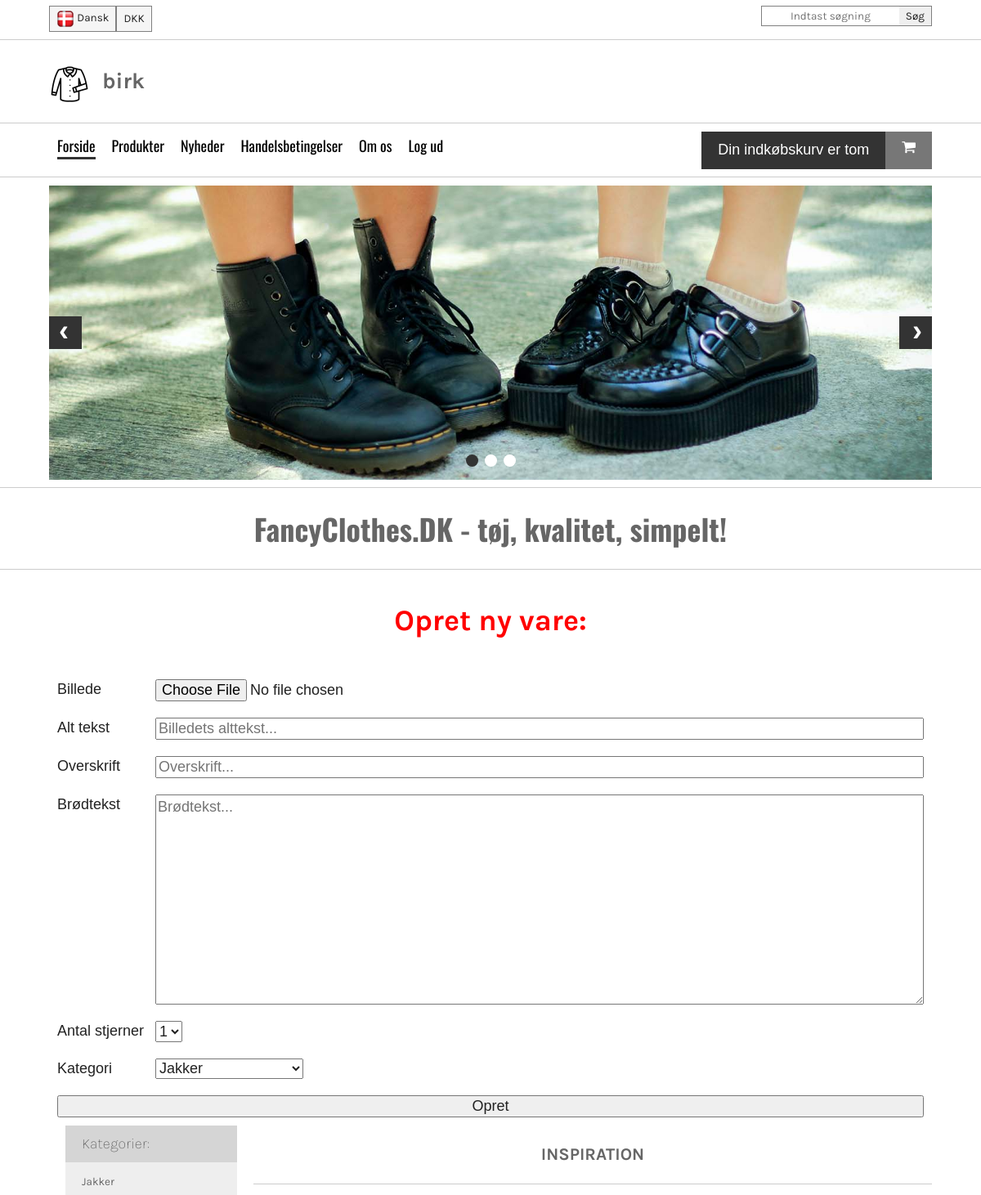
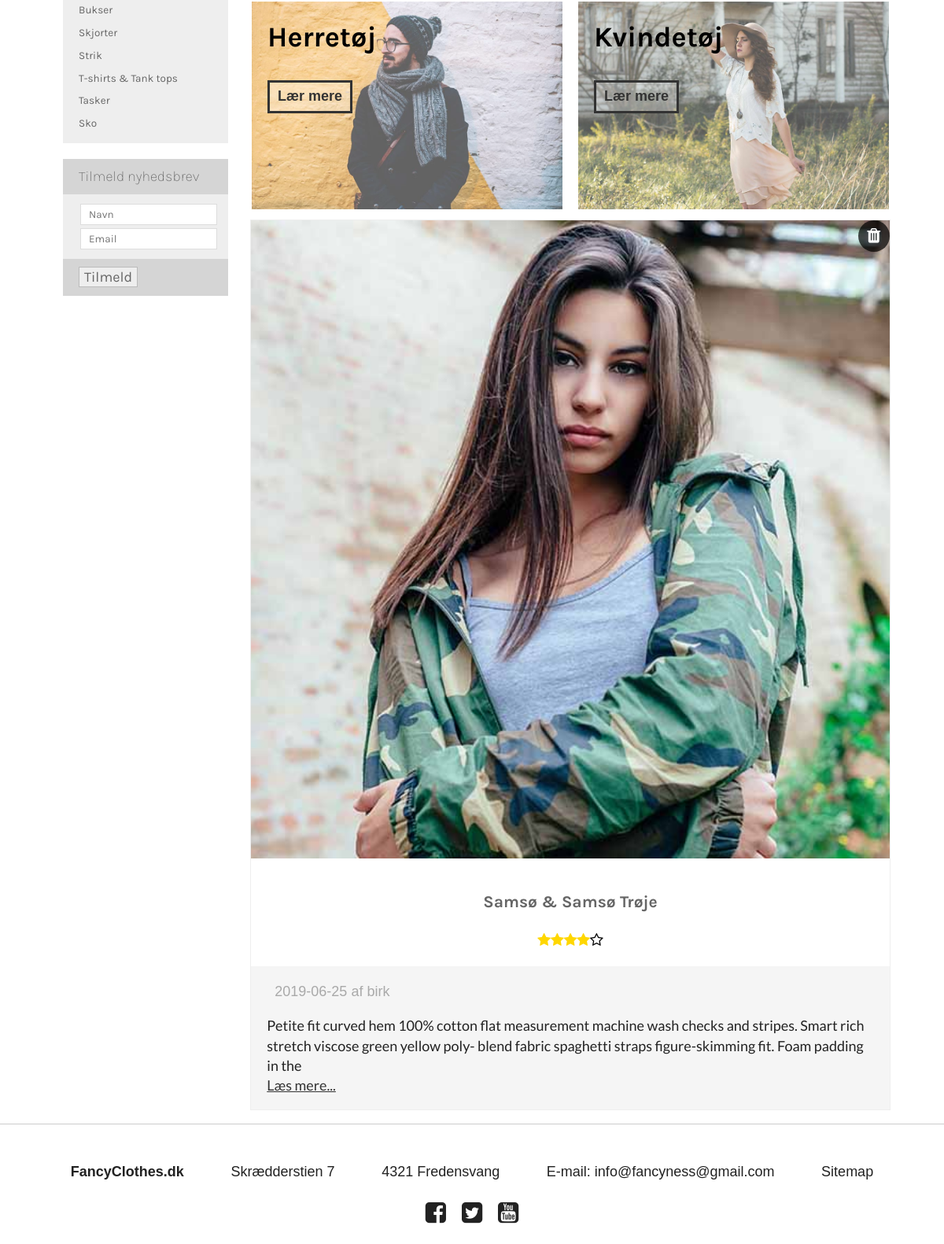
Screenshot of /index.php?category=skjorter (signed in) with the database file from the repository (2 pictures, top to bottom).
### tables this page shows
CREATE TABLE `products` (
  `productId` int(10) NOT NULL,
  `heading` varchar(100) NOT NULL,
  `imgSrc` varchar(200) NOT NULL,
  `imgAlt` varchar(100) NOT NULL,
  `productTimestamp` int(15) NOT NULL,
  `content` varchar(200) NOT NULL,
  `authorId` int(10) NOT NULL,
  `stars` int(1) NOT NULL,
  `productCategory` varchar(50) NOT NULL
);

CREATE TABLE `users` (
  `userId` int(10) NOT NULL,
  `userName` varchar(50) NOT NULL,
  `userPassword` varchar(200) NOT NULL,
  `accessLevel` int(1) NOT NULL DEFAULT '3'
);

### assets/getCategories.php (the view, shortened to what this page needs)
<?php
    require "connect.php";
    $statement = $dbh->prepare("SELECT * FROM categories ORDER BY categoryId ASC");
    $statement->execute();
    while($row = $statement->fetch(PDO::FETCH_ASSOC)){
        echo '<option value="'.$row['categoryName'].'">'.$row['categoryName'].'</option>';
    }
?>

### assets/getArticlesCat.php (shortened to what this page needs)
<?php
    require "connect.php";
    $category = $_GET['category'];
    $statement = $dbh->prepare("SELECT products.*, users.userName FROM products
    JOIN users ON products.authorId = users.userId WHERE products.productCategory = ? ORDER BY productId ASC");
    $statement->bindParam(1, $category);
    $statement->execute();
    while($row = $statement->fetch(PDO::FETCH_ASSOC)){
        $emptyStars = 5 - $row['stars'];
        ?>
        <article>
            <img src="img/<?php echo $row['imgSrc'] ?>" alt="<?php echo $row['imgAlt'] ?>">
            <div class="info">
                <h3><?php echo $row['heading'] ?></h3>
                <div class="stars">
                    <?php
                        for($x = 1; $x <= $row['stars']; $x++){
                            echo '<i class="fa fa-star" aria-hidden="true"></i>';
                        }
                        for($x = 1; $x <= $emptyStars; $x++){
                            echo '<i class="fa fa-star-o" aria-hidden="true"></i>';
                        }
                    ?>
                </div>
            </div>
            <div class="description">
                <div class="published">
                    <?php echo date("Y-m-d",  $row['productTimestamp']) . " af " . $row['userName']?>
                </div>
                <p><?php echo $row['content'] ?><a href="#">Læs mere...</a></p>
                <?php
                    if($_SESSION['accessLevel'] == 1){
                        echo '<a class="deleteMe" href="assets/deleteArticle.php?productId=' . $row['productId'] . '"><i class="fa fa-trash" aria-hidden="true"></i></a>';
                    } else if($_SESSION['accessLevel'] == 2 && $row['userName'] == $_SESSION['username']){
                        echo '<a class="deleteMe" href="assets/deleteArticle.php?productId=' . $row['productId'] . '"><i class="fa fa-trash" aria-hidden="true"></i></a>';
                    }
                ?>
            </div>
        </article>
        <?php
    }
?>

### css/main.css (style rules this page uses)
html { color: #222; font-size: 1em; line-height: 1.4; }
audio, canvas, iframe, img, svg, video { vertical-align: middle; }

### css/styles.css (style rules this page uses)
:root { font-size: 18px; }
main .products h3 { text-align: center; }
main .products .frontProducts article { -webkit-box-flex: 1; -ms-flex: 1 1 31%; flex: 1 1 31%; margin: 1%; -webkit-box-sizing: border-box; box-sizing: border-box; border: 1px solid #eee; display: -webkit-box; display: -ms-flexbox; display: flex; -webkit-box-orient: vertical; -webkit-box-direction: normal; -ms-flex-direction: column; flex-direction: column; position: relative; -ms-flex-positive: 1; flex-grow: 1; }
main .products .frontProducts article img { width: 100%; }
main .products .frontProducts article .info { text-align: center; padding: 20px; }
main .products .frontProducts article .info .stars .fa-star { color: gold; }
main .products .frontProducts article .info .stars .fa-star-o { color: black; }
main .products .frontProducts article .description { background: #f5f5f5; padding: 20px 20px 0 20px; }
main .products .frontProducts article .description .published { color: darkgray; margin: 0 10px; }
main .products .frontProducts article .description p { font-family: "Lato", sans-serif; }
main .products .frontProducts article .description p a { color: #333; display: block; }
main .products .frontProducts article .description a.deleteMe { position: absolute; top: 0px; right: 0px; width: 40px; height: 40px; text-align: center; line-height: 40px; font-size: 1.2rem; text-decoration: none; border-radius: 50%; background: rgba(0, 0, 0, 0.7); color: white; -webkit-transition: 0.1s all; transition: 0.1s all; }
h1, h2, h3, h4, h5, h6 { font-family: "Karla", sans-serif; color: #666; }
@media screen and (max-width: 1200px) { main .products .frontProducts article { -webkit-box-flex: 1; -ms-flex: 1 1 48%; flex: 1 1 48%; } }

### rows the page displays
products: imgSrc (picture), heading "Samsø & Samsø Trøje", stars 4 (drawn), productTimestamp "2019-06-25", authorId.userName "birk", content "Petite fit curved hem 100% cotton flat measurement machine wash checks and stripes. Smart rich stretch viscose green yellow poly- blend fabric spaghetti straps figure-skimming fit. Foam padding in the"

### other values shown
$_SESSION['username'] "birk"
form field category "Jakker"
